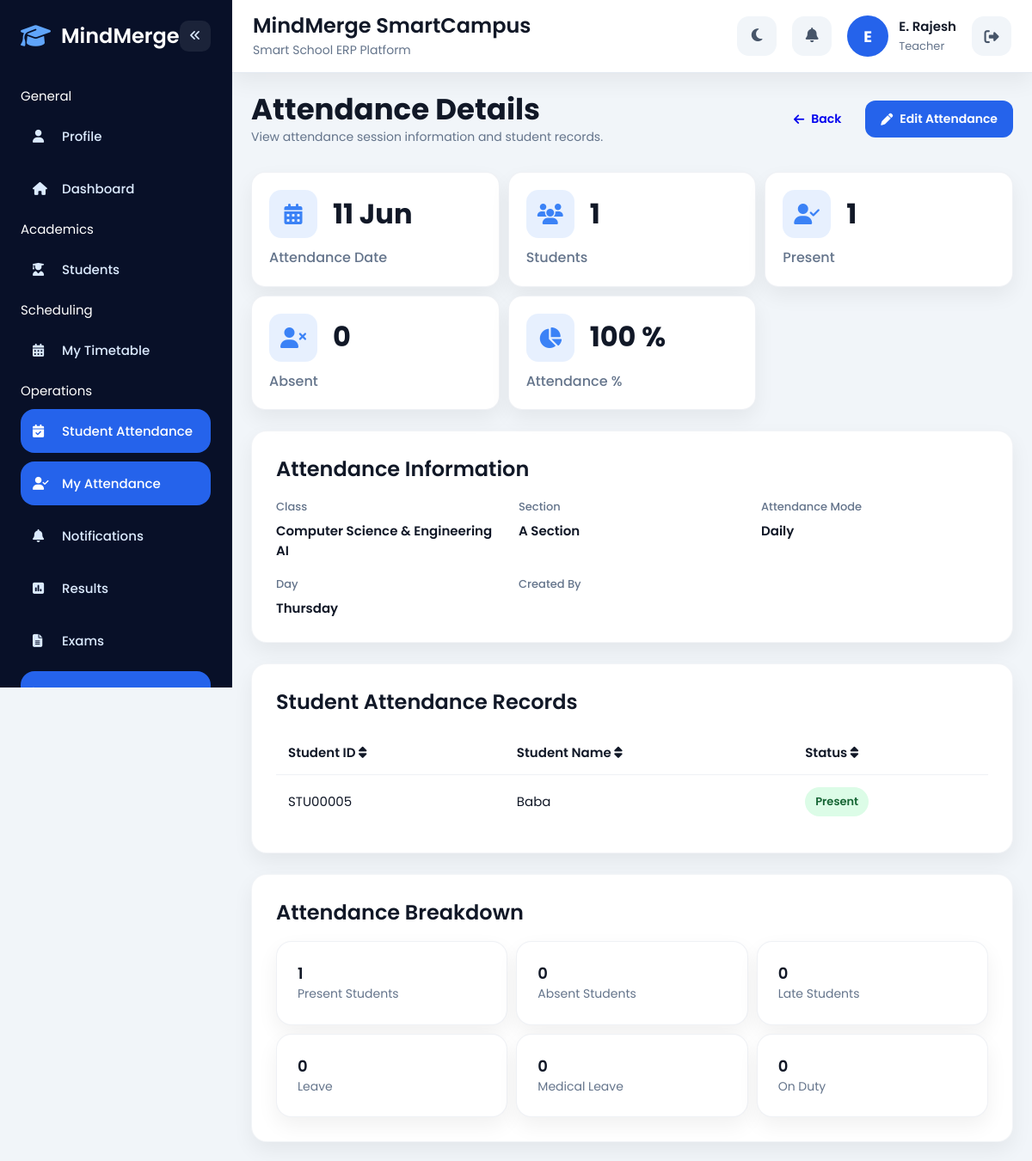
The page /attendance/view.php?attendance_id=16 (signed in) on the database its author committed.
### tables this page shows
CREATE TABLE `attendance` (
  `attendance_id` int(11) NOT NULL,
  `class_id` int(11) NOT NULL,
  `section_id` int(11) NOT NULL,
  `attendance_date` date NOT NULL,
  `remarks` text DEFAULT NULL,
  `created_by` int(11) DEFAULT NULL,
  `created_at` timestamp NOT NULL DEFAULT current_timestamp(),
  `period_id` int(11) DEFAULT NULL,
  `subject_id` int(11) DEFAULT NULL,
  `teacher_assignment_id` int(11) DEFAULT NULL,
  `attendance_day` varchar(20) DEFAULT NULL,
  `updated_at` timestamp NULL DEFAULT NULL ON UPDATE current_timestamp(),
  `attendance_mode` enum('daily','period') NOT NULL DEFAULT 'period'
);

CREATE TABLE `classes` (
  `class_id` int(11) NOT NULL,
  `class_code` varchar(20) DEFAULT NULL,
  `class_name` varchar(50) NOT NULL,
  `description` text DEFAULT NULL,
  `status` enum('active','inactive') DEFAULT 'active',
  `created_at` timestamp NOT NULL DEFAULT current_timestamp()
);

CREATE TABLE `sections` (
  `section_id` int(11) NOT NULL,
  `class_id` int(11) NOT NULL,
  `section_code` varchar(50) NOT NULL,
  `section_name` varchar(100) NOT NULL,
  `capacity` int(11) DEFAULT 50,
  `status` enum('active','inactive') DEFAULT 'active',
  `created_at` timestamp NOT NULL DEFAULT current_timestamp()
);

CREATE TABLE `attendance_records` (
  `record_id` int(11) NOT NULL,
  `attendance_id` int(11) NOT NULL,
  `student_id` int(11) NOT NULL,
  `status` enum('present','absent','late','leave','medical_leave','od') DEFAULT 'present',
  `remarks` varchar(255) DEFAULT NULL,
  `created_at` timestamp NOT NULL DEFAULT current_timestamp()
);

CREATE TABLE `students` (
  `id` int(11) NOT NULL,
  `user_id` int(11) NOT NULL,
  `student_id` varchar(50) DEFAULT NULL,
  `class_id` int(11) DEFAULT NULL,
  `section_id` int(11) DEFAULT NULL,
  `class_name` varchar(30) DEFAULT NULL,
  `section_name` varchar(30) DEFAULT NULL,
  `dob` date DEFAULT NULL,
  `gender` varchar(20) DEFAULT NULL,
  `address` text DEFAULT NULL,
  `parent_phone` varchar(20) DEFAULT NULL,
  `created_at` timestamp NOT NULL DEFAULT current_timestamp()
);

CREATE TABLE `users` (
  `id` int(11) NOT NULL,
  `full_name` varchar(100) NOT NULL,
  `email` varchar(100) NOT NULL,
  `phone` varchar(20) NOT NULL,
  `password` varchar(255) NOT NULL,
  `role` enum('admin','teacher','student','parent') NOT NULL,
  `profile_photo` varchar(255) DEFAULT 'default.png',
  `theme_preference` varchar(20) DEFAULT 'light',
  `created_at` timestamp NOT NULL DEFAULT current_timestamp(),
  `admin_id` varchar(50) DEFAULT NULL
);

### attendance/view.php (the view, shortened to what this page needs)
<?php
include('../config/db.php');
$attendance_id = intval(
    $_GET['attendance_id']
    ??
    $_GET['id']
    ??
    0
);
$attendance_query = mysqli_query(
    $conn,
    "SELECT
        a.*,
        c.class_name,
        s.section_name,
        p.period_name,
        sub.subject_name,
        u.full_name AS created_by_name
    FROM attendance a
    LEFT JOIN classes c
    ON a.class_id = c.class_id
    LEFT JOIN sections s
    ON a.section_id = s.section_id
    LEFT JOIN periods p
    ON a.period_id = p.period_id
    LEFT JOIN subjects sub
    ON a.subject_id = sub.subject_id
    LEFT JOIN users u
    ON a.created_by = u.id
    WHERE
    a.attendance_id = '$attendance_id'
    LIMIT 1"
);
$attendance = mysqli_fetch_assoc(
    $attendance_query
);
$records_query = mysqli_query(
    $conn,
    "SELECT
        ar.*,
        st.student_id,
        usr.full_name
    FROM attendance_records ar
    JOIN students st
    ON ar.student_id = st.id
    JOIN users usr
    ON st.user_id = usr.id
    WHERE
    ar.attendance_id='$attendance_id'
    ORDER BY usr.full_name ASC"
);
$total_students = 0;
$present_count = 0;
$absent_count = 0;
$late_count = 0;
$leave_count = 0;
$medical_leave_count = 0;
$od_count = 0;
$student_records = [];
while(
    $row = mysqli_fetch_assoc(
        $records_query
    )
){
    $student_records[] = $row;
    $total_students++;
    switch(
        $row['status']
    ){
        case 'present':
            $present_count++;
        break;
    }
}
$attendance_percentage = 0;
if($total_students > 0){
    $attendance_percentage =
        round(
            ($present_count / $total_students)
            * 100,
            2
        );
}
?>
<!DOCTYPE html>
<html lang="en">
<head>
<link rel="stylesheet" href="../assets/css/global.css">
<link rel="stylesheet" href="../assets/css/layout.css">
<link rel="stylesheet" href="../assets/css/components.css">
<link
rel="stylesheet"
href="https://cdnjs.cloudflare.com/ajax/libs/font-awesome/6.5.1/css/all.min.css">
</head>
<body>
<div class="app-layout">
<?php include('../partials/sidebar.php'); ?>
<div class="main-content">
<?php include('../partials/topbar.php'); ?>
<div class="page-content">
<div class="page-header">
<div>
<h1>
Attendance Details
</h1>
<p>
View attendance session information and student records.
</p>
</div>
<div
style="
display:flex;
gap:10px;
flex-wrap:wrap;
">
<a
href="index.php"
class="btn">
<i class="fa-solid fa-arrow-left"></i>
Back
</a>
<a
href="edit.php?attendance_id=<?php echo $attendance_id; ?>"
class="btn btn-primary">
<i class="fa-solid fa-pen"></i>
Edit Attendance
</a>
</div>
</div>
<div class="dashboard-grid">
<div class="dashboard-card stat-card">
<div class="stat-top">
<div class="card-icon">
<i class="fa-solid fa-calendar-days"></i>
</div>
<h3>
<?php
echo date(
'd M',
strtotime(
$attendance['attendance_date']
)
);
?>
</h3>
</div>
<p>
Attendance Date
</p>
</div>
<div class="dashboard-card stat-card">
<div class="stat-top">
<div class="card-icon">
<i class="fa-solid fa-users"></i>
</div>
<h3>
<?php
echo $total_students;
?>
</h3>
</div>
<p>
Students
</p>
</div>
<div class="dashboard-card stat-card">
<div class="stat-top">
<div class="card-icon">
<i class="fa-solid fa-user-check"></i>
</div>
<h3>
<?php
echo $present_count;
?>
</h3>
</div>
<p>
Present
</p>
</div>
<div class="dashboard-card stat-card">
<div class="stat-top">
<div class="card-icon">
<i class="fa-solid fa-user-xmark"></i>
</div>
<h3>
<?php
echo $absent_count;
?>
</h3>
</div>
<p>
Absent
</p>
</div>
<div class="dashboard-card stat-card">
<div class="stat-top">
<div class="card-icon">
<i class="fa-solid fa-chart-pie"></i>
</div>
<h3>
<?php
echo $attendance_percentage;
?>
%
</h3>
</div>
<p>
Attendance %
</p>
</div>
</div>
<div class="dashboard-section">
<div class="section-header">
<h2>
Attendance Information
</h2>
</div>
<div class="info-grid">
<div class="info-item">
<span class="info-label">
Class
</span>
<span class="info-value">
<?php
echo htmlspecialchars(
$attendance['class_name']
);
?>
</span>
</div>
<div class="info-item">
<span class="info-label">
Section
</span>
<span class="info-value">
<?php
echo htmlspecialchars(
$attendance['section_name']
);
?>
</span>
</div>
<div class="info-item">
<span class="info-label">
Attendance Mode
</span>
<span class="info-value">
<?php
echo ucfirst(
$attendance['attendance_mode']
);
?>
</span>
</div>
<div class="info-item">
<span class="info-label">
Day
</span>
<span class="info-value">
<?php
echo ucfirst(
$attendance['attendance_day']
);
?>
</span>
</div>
<div class="info-item">
<span class="info-label">
Created By
</span>
</div>
</div>
</div>
<div class="dashboard-section">
    <div class="section-header">
        <h2>
            Student Attendance Records
        </h2>
    </div>
    <div class="table-responsive">
        <table class="data-table sortable-table">
            <thead>
                <tr>
                    <th data-sort="true">
                        Student ID
                        <i class="fa-solid fa-sort"></i>
                    </th>
                    <th data-sort="true">
                        Student Name
                        <i class="fa-solid fa-sort"></i>
                    </th>
                    <th data-sort="true">
                        Status
                        <i class="fa-solid fa-sort"></i>
                    </th>
                </tr>
            </thead>
            <tbody>
            <?php
            if(count($student_records) > 0){
                foreach(
                    $student_records
                    as
                    $record
                ){
                    $status_class = 'secondary';
                    switch(
                        $record['status']
                    ){
                        case 'present':
                            $status_class = 'success';
                        break;
                    }
            ?>
                <tr>
                    <td>
                        <?php
                        echo htmlspecialchars(
                            $record['student_id']
                        );
                        ?>
                    </td>
                    <td>
                        <?php
                        echo htmlspecialchars(
                            $record['full_name']
                        );
                        ?>
                    </td>
                    <td>
                        <span
                            class="status <?php echo $status_class; ?>"
                        >
                            <?php
                            echo ucwords(
                                str_replace(
                                    '_',
                                    ' ',
                                    $record['status']
                                )
                            );
                            ?>
                        </span>
                    </td>
                </tr>
            <?php
                }
            }
            ?>
            </tbody>
        </table>
    </div>
</div>
<div class="dashboard-section">
    <div class="section-header">
        <h2>
            Attendance Breakdown
        </h2>
    </div>
    <div class="dashboard-grid">
        <div class="dashboard-card">
            <h3>
                <?php echo $present_count; ?>
            </h3>
            <p>
                Present Students
            </p>
        </div>
        <div class="dashboard-card">
            <h3>
                <?php echo $absent_count; ?>
            </h3>
            <p>
                Absent Students
            </p>
        </div>
        <div class="dashboard-card">
            <h3>
                <?php echo $late_count; ?>
            </h3>
            <p>
                Late Students
            </p>
        </div>
        <div class="dashboard-card">
            <h3>
                <?php echo $leave_count; ?>
            </h3>
            <p>
                Leave
            </p>
        </div>
        <div class="dashboard-card">
            <h3>
                <?php echo $medical_leave_count; ?>
            </h3>
            <p>
                Medical Leave
            </p>
        </div>
        <div class="dashboard-card">
            <h3>
                <?php echo $od_count; ?>
            </h3>
            <p>
                On Duty
            </p>
        </div>
    </div>
</div>
</div>
</div>
</div>
</body>
</html>

### assets/css/global.css (style rules this page uses)
:root { --primary:#2563eb; --primary-dark:#1d4ed8; --bg:#f1f5f9; --sidebar:#081028; --card:#ffffff; --text:#111827; --muted:#64748b; --success:#22c55e; --danger:#ef4444; --warning:#f59e0b; --radius-lg:18px; --radius-md:14px; --radius-sm:10px; --shadow: 0 10px 25px rgba(0,0,0,0.06); }
* { margin:0; padding:0; box-sizing:border-box; }
html, body { width:100%; overflow-x:hidden; scroll-behavior:smooth; }
body { font-family:'Poppins',sans-serif; background:var(--bg); color:var(--text); font-size:15px; }
h1 { font-size:34px; font-weight:700; line-height:1.2; }
h2 { font-size:24px; font-weight:600; line-height:1.3; }
h3 { font-size:18px; font-weight:600; line-height:1.4; }
p { color:var(--muted); line-height:1.6; font-size:14px; }
.page-content { padding:24px; width:100%; max-width:1500px; margin:auto; }
.table-responsive { width:100%; overflow-x:auto; border-radius:16px; }
@media (max-width:1200px) { .page-content { padding:22px; } }

### assets/css/layout.css (style rules this page uses)
.app-layout { display:flex; min-height:100vh; background:var(--bg); }
.main-content { margin-left:270px; width:100%; min-height:100vh; transition:0.3s; }

### assets/css/components.css (style rules this page uses)
.dashboard-grid { display:grid; grid-template-columns: repeat(auto-fit,minmax(260px,1fr)); gap:10px; }
.dashboard-card { background:var(--card); border-radius:var(--radius-lg); box-shadow:var(--shadow); transition:0.3s; width:100%; overflow:hidden; padding:24px; border:1px solid rgba(148,163,184,.15); }
.btn { border:none; padding:11px 18px; border-radius:12px; cursor:pointer; font-weight:600; transition:0.3s; text-decoration:none; display:inline-flex; align-items:center; justify-content:center; gap:8px; font-size:14px; }
.btn-primary { background:var(--primary); color:white; }
.table-responsive { width:100%; overflow-x:auto; border-radius:16px; }
.page-header { display:flex; justify-content:space-between; align-items:center; gap:20px; flex-wrap:wrap; margin-bottom:30px; }
.dashboard-section { margin-top:24px; background:var(--card); padding:28px; border-radius:var(--radius-lg); box-shadow:var(--shadow); overflow:hidden; border:1px solid rgba(148,163,184,.12); }
.section-header { margin-bottom:18px; }
.card-icon { width:52px; height:52px; display:flex; align-items:center; justify-content:center; border-radius:12px; background:rgba(59,130,246,0.12); }
.card-icon i { font-size:22px; color:#3b82f6; }
.status { padding:7px 12px; border-radius:30px; font-size:13px; font-weight:600; display:inline-block; }
.status.success { background:#dcfce7; color:#166534; }
.stat-card { padding:20px; border:1px solid rgba(148,163,184,.15); border-radius:16px; background:var(--card); min-height:120px; }
.stat-top { display:flex; align-items:center; gap:18px; margin-bottom:10px; }
.stat-top h3 { margin:0; font-size:32px; font-weight:700; color:var(--text); }
.stat-card p { margin:0; font-size:16px; font-weight:500; color:var(--muted); }
.card-icon { width:56px; height:56px; display:flex; align-items:center; justify-content:center; border-radius:14px; background:rgba(59,130,246,0.12); }
.card-icon i { font-size:24px; color:#3b82f6; }
.data-table { width:100%; border-collapse:collapse; }
.data-table th { padding:14px; text-align:left; font-weight:600; }
.data-table td { padding:14px; border-top:1px solid rgba(148,163,184,.15); }

### attendance/view.php (style rules this page uses)
.info-grid { display:grid; grid-template-columns: repeat(auto-fit,minmax(220px,1fr)); gap:18px; }
.info-item { display:flex; flex-direction:column; gap:6px; }
.info-label { font-size:13px; color:var(--muted); font-weight:500; }
.info-value { font-size:15px; font-weight:600; }
.status { text-transform:capitalize; }

### rows shown on the page
attendance: attendance_date "11 Jun", class.class_name "Computer Science & Engineering AI", section.section_name "A Section", attendance_mode "Daily", attendance_day "Thursday"
attendance_records: student.student_id "STU00005", users.full_name "Baba", status "Present"

### other values the page prints
$group['label'] "General"
$config['label'] "Profile"
$config['label'] "Dashboard"
$group['label'] "Academics"
$config['label'] "Students"
$group['label'] "Scheduling"
$config['label'] "My Timetable"
$group['label'] "Operations"
$config['label'] "Student Attendance"
$config['label'] "My Attendance"
$config['label'] "Notifications"
$config['label'] "Results"
$config['label'] "Exams"
$first_letter "E"
$full_name "E. Rajesh"
